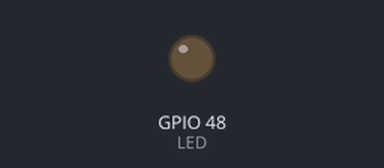
Bench run of a sketch on a simulated ESP32. Parts: output pins drawn as LEDs (lit = HIGH).

Above: at 0.15 s.
At 19.98 s:
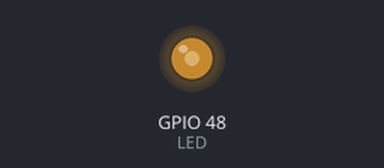
At 39.81 s:
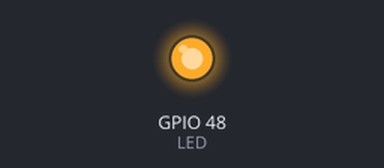
Timing chart, 0 to 40.0 s (numbered marks = the images above):
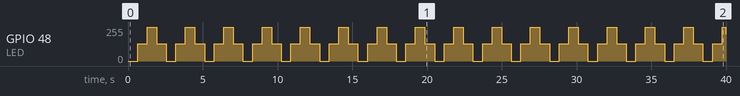

The sketch:

PWM.ino
```cpp
//  // 使用Arduino 自带的 analogWrite(pin, value) 函数方式：

// // 宏定义 GPIO 输出引脚
// #define LED_PIN   48

// void setup()
// {
//   // 配置 GPIO 输出引脚
//   pinMode(LED_PIN, OUTPUT);
// }

// void loop()
// {
//   // 实现渐亮效果
//   for(int i=0;i<256;i++)
//   {
//     // 设置亮度模拟值，占空比不断加大
//     analogWrite(LED_PIN, i);
//     // 延时 10ms
//     delay(10);
//     }
//   // 实现渐灭效果
//   for(int i=255;i>=0;i--)
//   {
//     // 设置亮度模拟值，占空比不断减少
//     analogWrite(LED_PIN, i);
//     // 延时 10ms
//     delay(10);
//     }
// }


#define FREQ        2000    // 频率
#define CHANNEL     0       // 通道
#define RESOLUTION  8       // 分辨率
#define LED         48      // LED 引脚

void setup()
{
  ledcSetup(CHANNEL, FREQ, RESOLUTION); // 设置通道
  ledcAttachPin(LED, CHANNEL);          // 将通道与对应的引脚连接
}

void loop()
{
  // 逐渐变亮
  for (int i=0;i<pow(2, RESOLUTION); i++)
  {
    ledcWrite(CHANNEL, i); // 输出PWM
    delay(5);
  }

  // 逐渐变暗
  for (int i=pow(2, RESOLUTION)-1;i>=0;i--)
  {
    ledcWrite(CHANNEL, i); // 输出PWM
    delay(5);
  }
}
```

Measured:
- by itself, GPIO 48 (LED): 0/255 → 128/255 at 0.64 s, → 255/255 0.64 s later, → 128/255 0.64 s later, → 0/255 0.65 s later, … (63 changes in this stretch)
